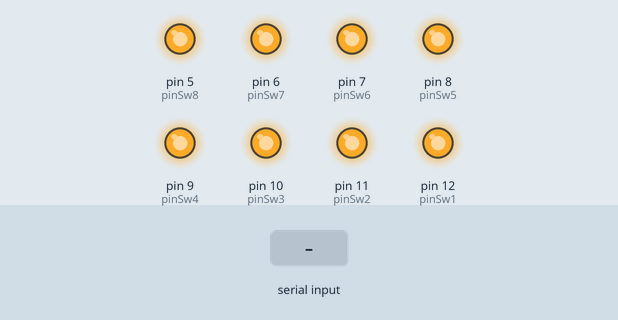
Simulated run of this sketch. Board: Arduino Uno, built with avr-gcc and run on an emulated ATmega328P. On the bench: output pins drawn as LEDs (lit = HIGH). Inputs (shaded band) come from the test bench. Pins used as bus, display or sensor lines are not drawn.

Above: at 1.2 s.
1.3 s: "Receive 315: \n" received over Serial
At 2.0 s:
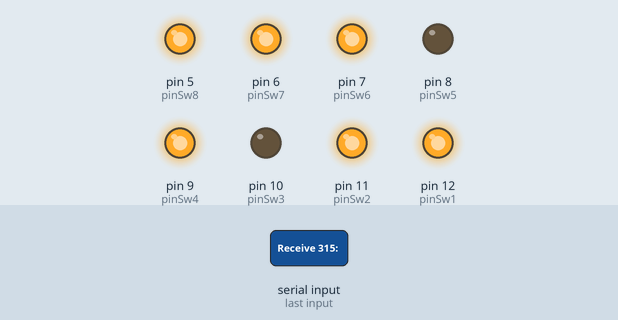
2.8 s: byte 97 ('a') received over Serial
At 4.0 s:
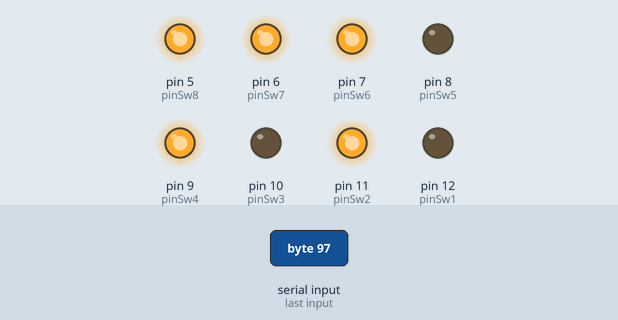
4.3 s: byte 98 ('b') received over Serial
At 5.1 s:
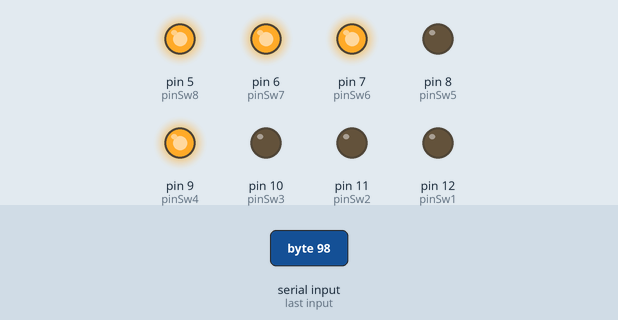
5.8 s: byte 99 ('c') received over Serial
At 6.2 s:
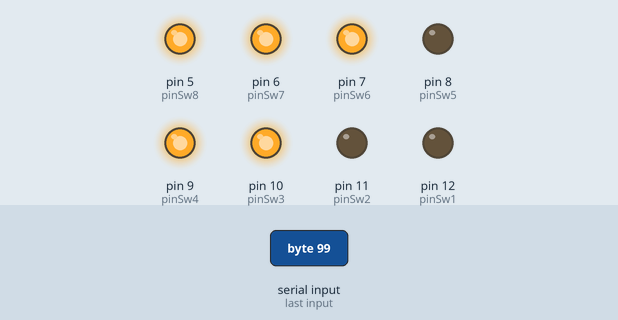
7.3 s: byte 52 ('4') received over Serial
At 8.5 s:
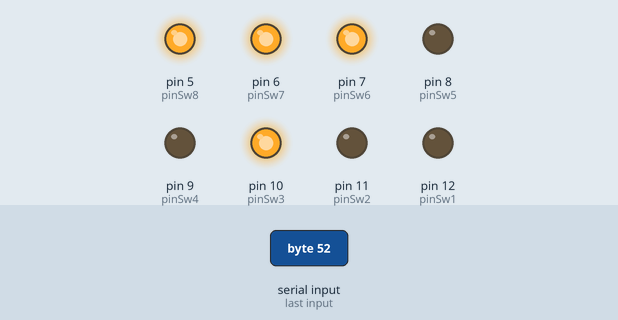
8.8 s: byte 51 ('3') received over Serial
At 9.7 s:
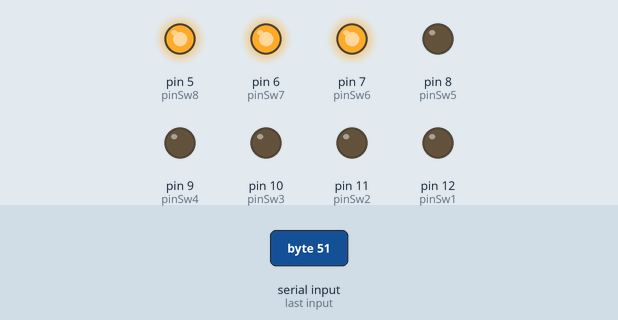
Timing chart, 0 to 11.3 s (numbered marks = the images above; inputs shaded):
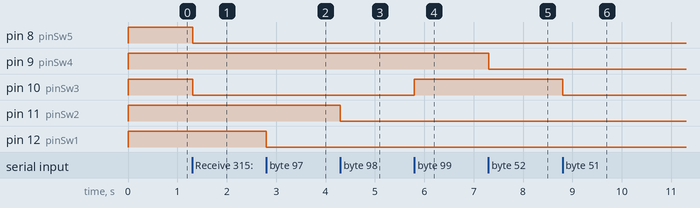

Measured:
- after the input at 1.3 s, pin 8 (pinSw5), pin 10 (pinSw3): HIGH → LOW at once
- after the input at 2.8 s, pin 12 (pinSw1): HIGH → LOW at once
- after the input at 4.3 s, pin 11 (pinSw2): HIGH → LOW at once
- after the input at 5.8 s, pin 10 (pinSw3): LOW → HIGH at once
- after the input at 7.3 s, pin 9 (pinSw4): HIGH → LOW at once
- after the input at 8.8 s, pin 10 (pinSw3): HIGH → LOW at once

The sketch:

NanoSwithc315_v2.1.ino
```cpp
#include<RCSwitch.h>

// 这个针角对应的是终断0,1,arduion uno只有两个中断0,1对应pin,2,3
#define pinRec315 0
int led = 1;

//int pinPower = 3;
//int pinReset = 4;

int pinSw1 = 12;
int pinSw2 = 11;
int pinSw3 = 10;
int pinSw4 = 9;
int pinSw5 = 8;
int pinSw6 = 7;
int pinSw7 = 6;
int pinSw8 = 5;
int pinPower = 3;
int pinReset = 4;

int tagHdd1 = 0;
int tagHdd2 = 0;

int powerHdd1 = 0;
int powerHdd2 = 0;
// 433接受遥控对象
RCSwitch switch315Rec = RCSwitch();
//表示EEPROM的当前地址，也就是即将要写入的地址
int addr = 1;

void setup() {
   Serial.begin(9600);

  pinMode(pinSw1, OUTPUT);
  pinMode(pinSw2, OUTPUT);
  pinMode(pinSw3, OUTPUT);
  pinMode(pinSw4, OUTPUT);
  pinMode(pinSw5, OUTPUT);
  pinMode(pinSw6, OUTPUT);
  pinMode(pinSw7, OUTPUT);
  pinMode(pinSw8, OUTPUT);
  pinMode(pinPower, OUTPUT);
  pinMode(pinReset, OUTPUT);

  digitalWrite(pinSw1, HIGH);
  digitalWrite(pinSw2, HIGH);
  digitalWrite(pinSw3, HIGH);
  digitalWrite(pinSw4, HIGH);
  digitalWrite(pinSw5, HIGH);
  digitalWrite(pinSw6, HIGH);
  digitalWrite(pinSw7, HIGH);
  digitalWrite(pinSw8, HIGH);
  digitalWrite(pinPower, HIGH);
  digitalWrite(pinReset, HIGH);
 // 这个针角对应的是终断0,1,arduion uno只有两个中断0,1对应pin,2,3
 switch315Rec.enableReceive(pinRec315);
 //Serial.println(powerHdd1);
 //Serial.println(powerHdd2);
}
void loop()
{
    long rec315 = 0;
    if(switch315Rec.available()){
      rec315 = switch315Rec.getReceivedValue();
      if(rec315 != 0){
            //Serial.print("Receive 315: ");
            //Serial.println(rec315);
           switch315Rec.resetAvailable();
        }
    }
       // 默认关闭开机重启按键
        //else{
          //digitalWrite(pinSw7,HIGH);
          //digitalWrite(pinSw8,HIGH);
        //}

                    if(5588737 == rec315){
                      // 写入高电位使用硬盘1启动，不写也可，默认高电位
                      digitalWrite(pinSw1, HIGH);
                      // 写入低电位，断开硬盘2
                      digitalWrite(pinSw2,LOW);
                    }
                    else if(5588740 == rec315){
                      digitalWrite(pinSw2, HIGH);
                      digitalWrite(pinSw1,LOW);
                    }
                    // 开机
                    else if(5588800 == rec315){
                      digitalWrite(pinPower,LOW);
                      digitalWrite(pinSw7,LOW);
                      delay(500);
                    }
                    // 重启
                    else if(5588752 == rec315){
                      digitalWrite(pinReset,LOW);
                      digitalWrite(pinSw8,LOW);
                      delay(500);
                    }
                   else if(0 == rec315){
                      digitalWrite(pinSw7,HIGH);
                      digitalWrite(pinSw8,HIGH);
                      digitalWrite(pinPower,HIGH);
                      digitalWrite(pinReset,HIGH);
                    }


            if(Serial.available() > 0){
                char msg = Serial.read();
                //Serial.print("Serial Receive: ");
                //Serial.println(msg);
                if('1' == msg ){
                    digitalWrite(pinSw1, HIGH);
                    } else if('a' == msg){
                      digitalWrite(pinSw1,LOW);
                }
                else if('2' == msg ){
                    digitalWrite(pinSw2, HIGH);
                    } else if('b' == msg){
                      digitalWrite(pinSw2,LOW);
                      }
                 else if('3' == msg){
                    digitalWrite(pinSw3, LOW);
                    } else if('c' == msg){
                      digitalWrite(pinSw3,HIGH);
                      }
                 else if('4' == msg){
                    digitalWrite(pinSw4, LOW);
                    } else if('d' == msg){
                      digitalWrite(pinSw4,HIGH);
                      }
                 else if('5' == msg){
                    digitalWrite(pinSw5, LOW);
                    } else if('e' == msg){
                      digitalWrite(pinSw5,HIGH);
                      }
                 else if('6' == msg){
                    digitalWrite(pinSw6, LOW);
                    } else if('f' == msg){
                      digitalWrite(pinSw6,HIGH);
                      }
                 else if('7' == msg ){
                    digitalWrite(pinSw7, LOW);
                    delay(500);
                    } else if('g' == msg){
                      digitalWrite(pinSw7,HIGH);
                      }
                 else if('8' == msg){
                    digitalWrite(pinSw8, LOW);
                    delay(500);
                    } else if('h' == msg){
                      digitalWrite(pinSw8,HIGH);
                      }

              }

}
```
